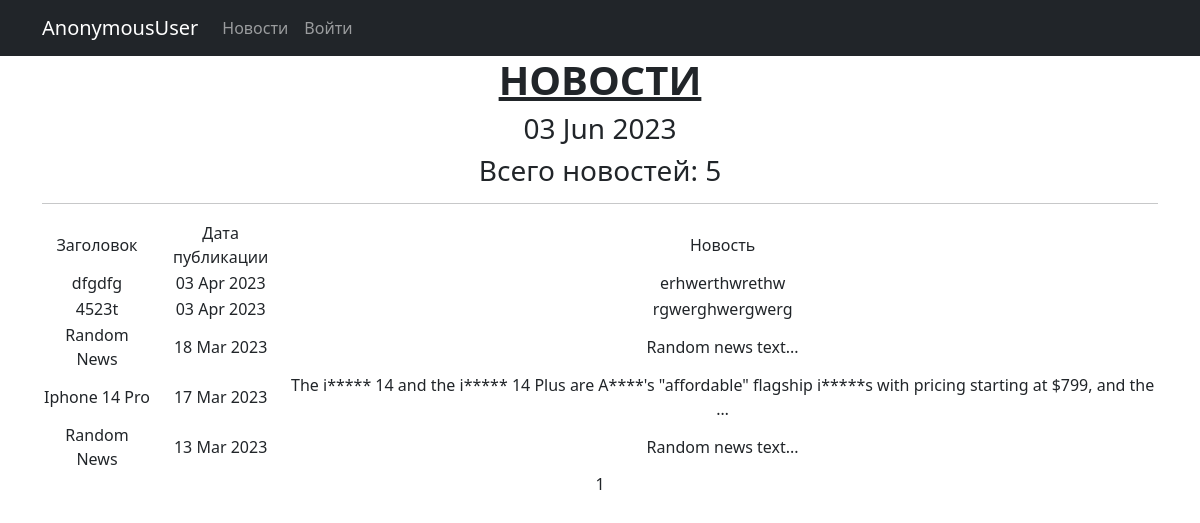
Before: /news/ with the older database file.
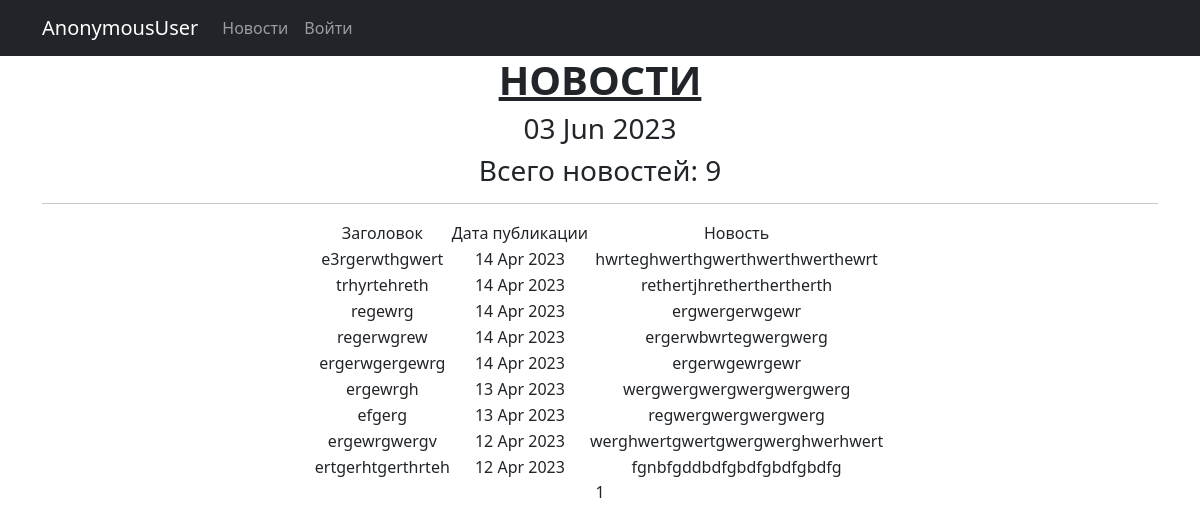
After: the same page with the newer database file.
### news/models.py (models this page shows, shortened)
class Post(models.Model):
    news = 'NW'
    article = 'AR'
    CATEGORY_TYPE = [
        (news, 'Новость'),
        (article, 'Статья')
    ]
    author = models.ForeignKey(Author, on_delete=models.CASCADE)
    categoryType = models.CharField(max_length=2, choices=CATEGORY_TYPE, default=news)
    createDate = models.DateTimeField(auto_now_add=True)
    title = models.CharField(max_length=128)
    text = models.TextField()
    postCategory = models.ManyToManyField(Category, through='PostCategory')
    postRating = models.IntegerField(default=0)

### news/views.py (the view)
# urls.py: path('', NewsList.as_view(), name='news_list'),
class NewsList(ListView):
    model = Post
    ordering = '-createDate'
    template_name = 'news_list.html'
    context_object_name = 'news'
    paginate_by = 10
    def get_context_data(self, **kwargs):
        context = super().get_context_data(**kwargs)
        context['time_now'] = datetime.utcnow()
        return context

### news/templatetags/my_filters.py (called while the page is built)
@register.filter()
def censor(value):
    text = value
    try:
        for word in WORDS:
            repl = word[0] + '*' * (len(word)-1)
            text = text.replace(word, repl)
    except Exception as e:
        print(f'Попытка применить censor-фильтр к переменной типа {type(value)}')
    return text

### templates/news_list.html (shortened to what this page needs)
{% extends 'flatpages/default.html' %}
{% load my_filters %}
{% block content %}
   <h1><span style="text-decoration: underline;"><strong>НОВОСТИ</strong></span></h1>
   <h3>{{ time_now|date:'d M Y' }}</h3>
   <h3>Всего новостей: {{ news|length }}</h3>
   <hr>
   {% if news %}
       <table style="margin-left: auto; margin-right: auto;">
           <tr>
               <td>Заголовок</td>
               <td>Дата публикации</td>
               <td>Новость</td>
           </tr>
           {% for news_copy in news %}
           <tr>
               <td>{{ news_copy.title|censor }}</td>
               <td>{{ news_copy.createDate|date:'d M Y' }}</td>
               <td>{{ news_copy.text|truncatewords:20|censor }}</td>
               <td>
                </td>
           </tr>
           {% endfor %}
       </table>
   {% else %}
       <h2>Новостей нет!</h2>
   {% endif %}
   {{ page_obj.number }}
{% endblock content %}

### templates/flatpages/default.html (shortened to what this page needs)
<!DOCTYPE html>
<html lang="en">
    <head>
        {% load static %}
        <link href="{% static 'css/styles.css' %}" rel="stylesheet" />
    </head>
    <body>
        <nav class="navbar navbar-expand-lg navbar-dark bg-dark static-top">
   <div class="container">
       <a class="navbar-brand" href="#">{{request.user}}</a>
       <div class="collapse navbar-collapse" id="navbarResponsive">
           <ul class="navbar-nav ml-auto">
               <li class="nav-item">
                   <a class="nav-link" href="/news/">Новости</a>
               </li>
               {% if user.is_authenticated %}
               <li class="nav-item">
                   <a class="nav-link" href="/accounts/logout/">Выйти</a>
               </li>
               <li class="nav-item">
                   <a class="nav-link" href="/subscriptions/">Мои подписки</a>
               </li>
               {% else %}
               <li class="nav-item">
                   <a class="nav-link" href="/accounts/login/">Войти</a>
               </li>
               {% endif %}
           </ul>
       </div>
   </div>
</nav>
        <div class="container">
           <div class="row">
               <div class="col-lg-12 text-center">
                   {% block content %}{% endblock content %}
               </div>
           </div>
        </div>
    </body>
</html>

Changed rows visible on the page:
removed Post: title|censor "dfgdfg", createDate "03 Apr 2023", text|censor "erhwerthwrethw"
removed Post: title|censor "4523t", createDate "03 Apr 2023", text|censor "rgwerghwergwerg"
removed Post: title|censor "Random News", createDate "18 Mar 2023", text|censor "Random news text..."
removed Post: title|censor "Iphone 14 Pro", createDate "17 Mar 2023", text|censor "The i***** 14 and the i***** 14 Plus are A****'s \"affordable\" flagship i*****s with pricing starting at $799, and the …"
removed Post: title|censor "Random News", createDate "13 Mar 2023", text|censor "Random news text..."
added Post: title|censor "e3rgerwthgwert", createDate "14 Apr 2023", text|censor "hwrteghwerthgwerthwerthwerthewrt"
added Post: title|censor "trhyrtehreth", createDate "14 Apr 2023", text|censor "rethertjhretherthertherth"
added Post: title|censor "regewrg", createDate "14 Apr 2023", text|censor "ergwergerwgewr"
added Post: title|censor "regerwgrew", createDate "14 Apr 2023", text|censor "ergerwbwrtegwergwerg"
added Post: title|censor "ergerwgergewrg", createDate "14 Apr 2023", text|censor "ergerwgewrgewr"
added Post: title|censor "ergewrgh", createDate "13 Apr 2023", text|censor "wergwergwergwergwergwerg"
added Post: title|censor "efgerg", createDate "13 Apr 2023", text|censor "regwergwergwergwerg"
added Post: title|censor "ergewrgwergv", createDate "12 Apr 2023", text|censor "werghwertgwertgwergwerghwerhwert"
added Post: title|censor "ertgerhtgerthrteh", createDate "12 Apr 2023", text|censor "fgnbfgddbdfgbdfgbdfgbdfg"
Other visible differences:
{{ news|length }}: "5" → "9"
